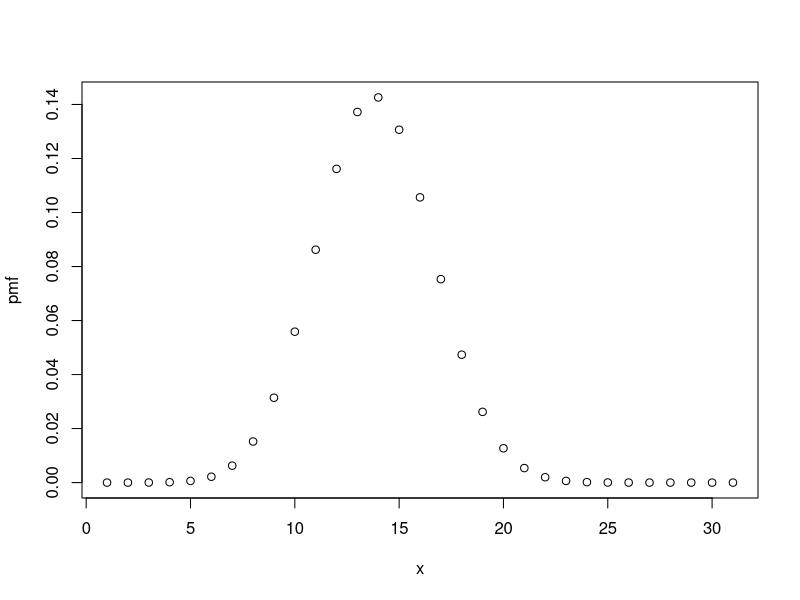
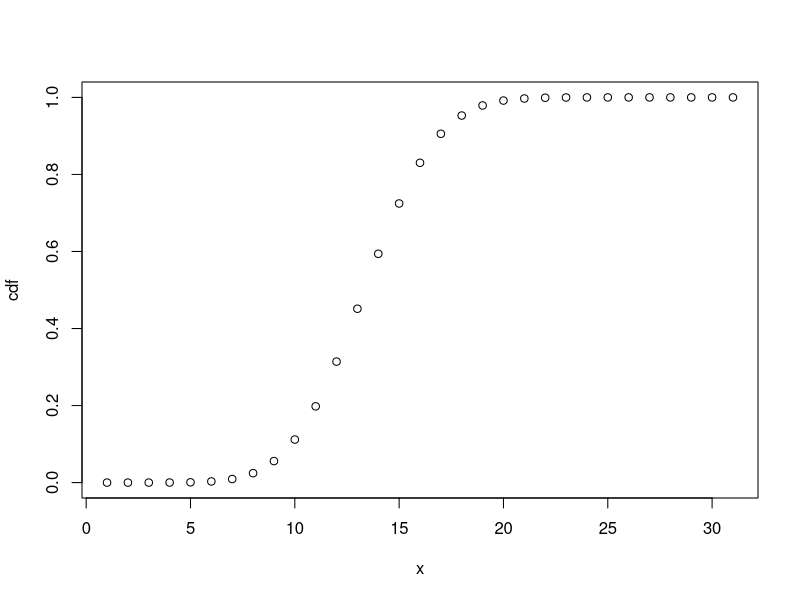

Generate these figures, in order, with R:
#question 1

#in case of equality 
p1<-dbinom(7,12,1/6)
p2<-dbinom(8,12,1/6)
p3<-dbinom(9,12,1/6)
prob <- p1+p2+p3
print(prob)

#in case of inequality 

prob1 <- diff(pbinom(c(6,9),12,1/6))
print(prob1)

#question 2

#in case of inequality 
prob<-pnorm(84, 72, 15.2, lower.tail = TRUE)
print(prob)

#question 3

#part 1
prob<-dpois(0,5)
print(prob)

#part 2
prob1<-diff(ppois(c(47,50),50))
print(prob1)

#question 4
prob<-dhyper(3,17,233,5)
print(prob)

#question 5

#part1
x <- 1:31
print(x)
#part2
pmf<-dbinom(x,31,0.447)
plot(x,pmf)
#part3
cdf<-pbinom(x,31,0.447)
plot(x,cdf)
#part4
x<-mean(0:31)
print(x)
x<-var(0:31)
print(x)
x<-sd(0:31)
print(x)

